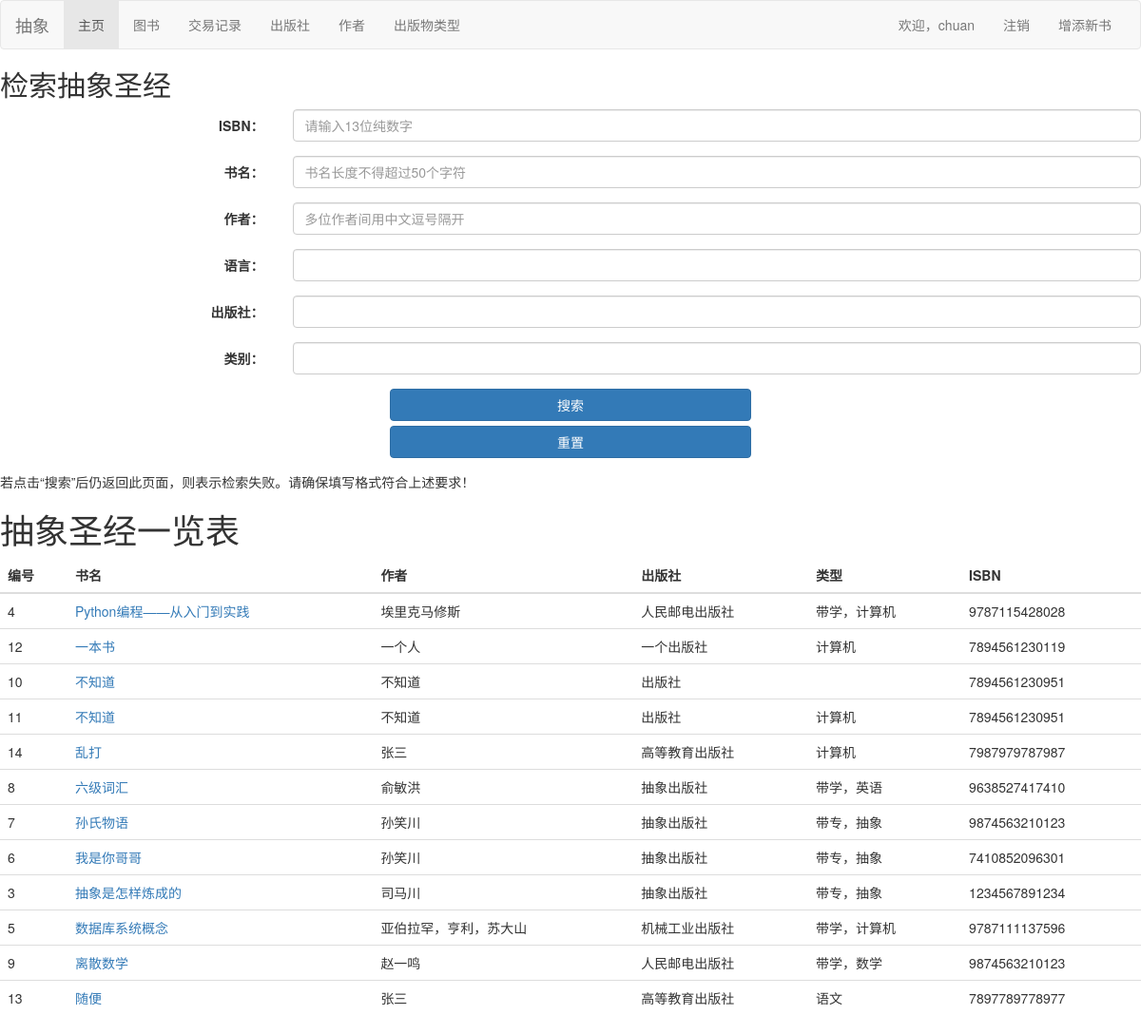
/bookstore/books/ (signed in), run on the app's committed database.
### bookstore/models.py (models this page shows, shortened)
class Book(models.Model):
    ISBN = models.CharField(max_length=13, verbose_name='ISBN号', help_text='请输入纯数字ISBN（不带横杠）', validators=
                            [vl.RegexValidator(regex='^\d{13}$', message='请确保ISBN格式正确！')])
    name = models.CharField(max_length=50, verbose_name='书名')
    language = models.CharField(max_length=10, verbose_name='语言', default='汉语')
    author = models.ManyToManyField(Author, verbose_name='作者')
    publisher = models.ForeignKey(Publisher, on_delete=models.DO_NOTHING, verbose_name='出版社')
    price = models.DecimalField(max_digits=5, decimal_places=2, verbose_name='售价', validators=
                                [vl.MaxValueValidator(999.99, message='最高999.99元'),
                                 vl.MinValueValidator(0.01, message='最低0.01元')])
    inventory = models.IntegerField(verbose_name='当前库存', validators=[vl.MinValueValidator(0)], default=0)
    category = models.ManyToManyField(Category, verbose_name='类别')
    summary = models.CharField(max_length=100, verbose_name='简介', default='懒狗管理员没有留下任何摘要，是不是可以爬了？')
    class Meta:
        verbose_name = '图书信息'
        verbose_name_plural = '图书信息'
        ordering = ['name', 'publisher', ]
    def get_absolute_url(self):
        return reverse('related_transaction', args=[str(self.id)])
    def get_author(self):
        return '，'.join([a.name for a in self.author.order_by('name')])
    def get_category(self):
        return '，'.join([c.name for c in self.category.order_by('name')])

class Author(models.Model):
    name = models.CharField(max_length=30, verbose_name='作者姓名')
    class Meta:
        verbose_name = '作者'
        verbose_name_plural = '作者'
        ordering = ['name', ]

class Publisher(models.Model):
    name = models.CharField(max_length=30, verbose_name='出版社')
    class Meta:
        verbose_name = '出版社'
        verbose_name_plural = '出版社'
        ordering = ['name', ]
    def __str__(self):
        return self.name

class Category(models.Model):
    name = models.CharField(max_length=10, verbose_name='类别')
    class Meta:
        verbose_name = '类别'
        verbose_name_plural = '类别'
        ordering = ['name', ]

### bookstore/views.py (the view, shortened to what this page needs)
# urls.py: path('books/', views.book_list, name='books'),
@login_required
def book_list(request):
    all_books = Book.objects.all()
    ct = {'all_books': all_books}
    return render(request, 'bookstore/book_list.html', context=ct)

### bookstore/templates/bookstore/book_list.html (shortened to what this page needs)
{% extends "base.html" %}
{% block content %}
    <form method="POST" role="form" class="form-horizontal">
        <h2>检索抽象圣经</h2>
        <div class="form-group">
            <label for="id_ISBN" class="col-md-3 control-label">ISBN：</label>
            <div class="col-md-9">
                <input type="text" class="form-control" id="id_ISBN" name="ISBN" placeholder="请输入13位纯数字">
            </div>
        </div>
        <div class="form-group">
            <label for="id_name" class="col-md-3 control-label">书名：</label>
            <div class="col-md-9">
                <input type="text" class="form-control" id="id_name" name="name" placeholder="书名长度不得超过50个字符">
            </div>
        </div>
        <div class="form-group">
            <label for="id_author" class="col-md-3 control-label">作者：</label>
            <div class="col-md-9">
                <input type="text" class="form-control" name="author" id="id_author" placeholder="多位作者间用中文逗号隔开">
            </div>
        </div>
        <div class="form-group">
            <label for="id_language" class="col-md-3 control-label">语言：</label>
            <div class="col-md-9">
                <input type="text" class="form-control" name="language" id="id_language">
            </div>
        </div>
        <div class="form-group">
            <label for="id_publisher" class="col-md-3 control-label">出版社：</label>
            <div class="col-md-9">
                <input type="text" class="form-control" name="publisher" id="id_publisher">
            </div>
        </div>
        <div class="form-group">
            <label for="id_category" class="col-md-3 control-label">类别：</label>
            <div class="col-md-9">
                <input type="text" class="form-control" name="category" id="id_category">
            </div>
        </div>
        <div class="form-group">
            <div class="col-md-4 col-md-offset-4">
                <button class="btn btn btn-primary btn-block" type="submit">搜索</button>
                <button class="btn btn btn-primary btn-block" type="reset">重置</button>
            </div>
        </div>
    </form>
    <p>若点击“搜索”后仍返回此页面，则表示检索失败。请确保填写格式符合上述要求！</p>
    <h1>抽象圣经一览表</h1>
    {% if all_books %}
        <table class="table table-hover">
          <thead>
            <tr>
                <th>编号</th>
                <th>书名</th>
                <th>作者</th>
                <th>出版社</th>
                <th>类型</th>
                <th>ISBN</th>
            </tr>
          </thead>
          <tbody>
            {% for book in all_books %}
              <tr>
                <td>{{ book.id }}</td>
                <td><a href="{{ book.get_absolute_url }}">{{ book.name }}</a></td>
                <td>{{ book.get_author }}</td>
                <td>{{ book.publisher }}</td>
                <td>{{ book.get_category }}</td>
                <td>{{ book.ISBN }}</td>
              </tr>
            {% endfor %}
          </tbody>
        </table>
    {% else %}
      <p>没有了，没有抽象圣经了！</p>
    {% endif %}
{% endblock %}

### bookstore/templates/base.html (shortened to what this page needs)
<!DOCTYPE html>
<html lang="zh-hans">
<head>
  <link href="https://cdn.jsdelivr.net/npm/bootstrap@3.3.7/dist/css/bootstrap.min.css" rel="stylesheet">
</head>
<body>
<nav class="navbar navbar-default">
  <div class="container-fluid">
    <div class="navbar-header">
      <a class="navbar-brand">抽象</a>
    </div>
    <div class="collapse navbar-collapse" id="bs-example-navbar-collapse-1">
      <ul class="nav navbar-nav">
        <li role="presentation" class="active"><a href="{% url 'index' %}">主页</a></li>
        <li role="presentation"><a href="{% url 'books' %}">图书</a></li>
        <li role="presentation"><a href="{% url 'transactions' %}">交易记录</a></li>
        <li role="presentation"><a href="{% url 'publishers' %}">出版社</a></li>
        <li role="presentation"><a href="{% url 'authors' %}">作者</a></li>
        <li role="presentation"><a href="{% url 'categories' %}">出版物类型</a></li>
      </ul>
      <ul class="nav navbar-nav navbar-right">
        {% if user.is_authenticated %}
          <li><a href="{% url 'profile' user.id %}?next={{request.path}}">欢迎，{{ user.get_username }}</a></li>
          <li><a href="{% url 'logout'%}?next={{request.path}}">注销</a></li>
          <li><a href="{% url 'newbook' %}?next={{request.path}}">增添新书</a></li>
        {% else %}
          <li><a href="{% url 'login'%}?next={{request.path}}">去登录</a></li>
        {% endif %}
      </ul>
    </div>
  </div>
</nav>
{% block content %}{% endblock %}
</body>
</html>

### data on the page
Book: id "4", name "Python编程——从入门到实践", get_author "埃里克马修斯", publisher "人民邮电出版社", get_category "带学，计算机", ISBN "9787115428028"
Book: id "12", name "一本书", get_author "一个人", publisher "一个出版社", get_category "计算机", ISBN "7894561230119"
Book: id "10", name "不知道", get_author "不知道", publisher "出版社", ISBN "7894561230951"
Book: id "11", name "不知道", get_author "不知道", publisher "出版社", get_category "计算机", ISBN "7894561230951"
Book: id "14", name "乱打", get_author "张三", publisher "高等教育出版社", get_category "计算机", ISBN "7987979787987"
Book: id "8", name "六级词汇", get_author "俞敏洪", publisher "抽象出版社", get_category "带学，英语", ISBN "9638527417410"
Book: id "7", name "孙氏物语", get_author "孙笑川", publisher "抽象出版社", get_category "带专，抽象", ISBN "9874563210123"
Book: id "6", name "我是你哥哥", get_author "孙笑川", publisher "抽象出版社", get_category "带专，抽象", ISBN "7410852096301"
Book: id "3", name "抽象是怎样炼成的", get_author "司马川", publisher "抽象出版社", get_category "带专，抽象", ISBN "1234567891234"
Book: id "5", name "数据库系统概念", get_author "亚伯拉罕，亨利，苏大山", publisher "机械工业出版社", get_category "带学，计算机", ISBN "9787111137596"
Book: id "9", name "离散数学", get_author "赵一鸣", publisher "人民邮电出版社", get_category "带学，数学", ISBN "9874563210123"
Book: id "13", name "随便", get_author "张三", publisher "高等教育出版社", get_category "语文", ISBN "7897789778977"

### other printed values
{{ user.get_username }} "chuan"
